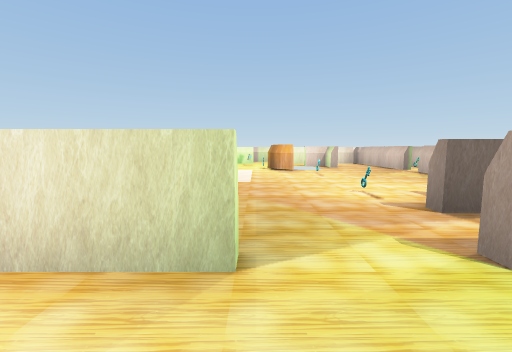
[1] (above)

17 first-person views from a walk through a scene from a Unity 3-D project. The camera is 1.3 m above the floor, tilts 6° down and sees 90° across. The floor is counted in squares, 2 m on a side. Each view is taken from the middle of a square. On the plan, view 1 faces up. The plan holds only what a view shows up to about 9 squares ahead; the rest is blank. The place goes on beyond the plan. The player character is not drawn.

[2]
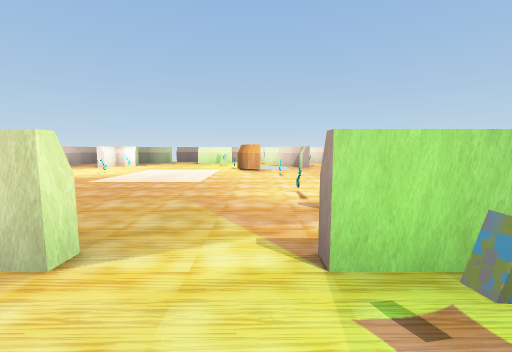

[3]
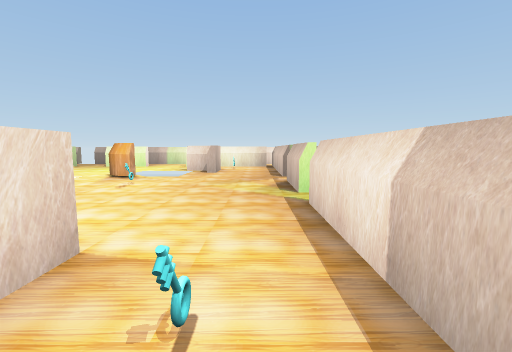

[4]
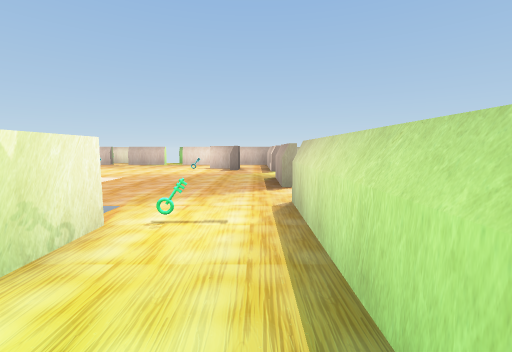

[5]
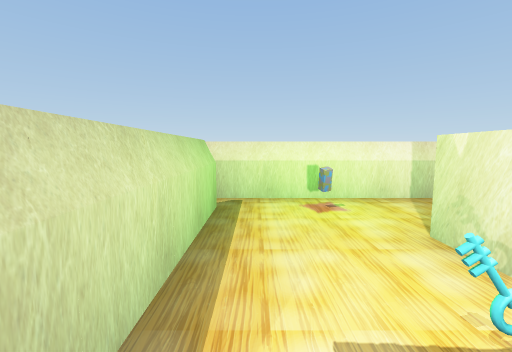

[6]
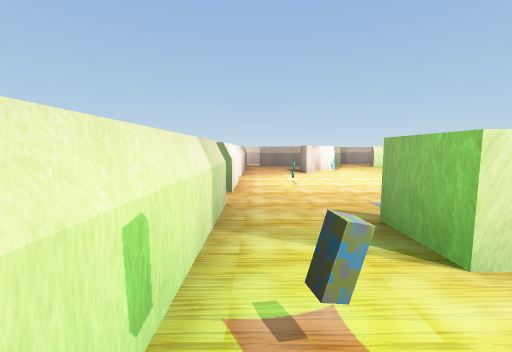

[7]
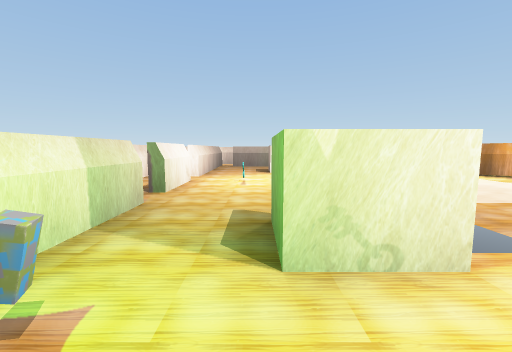

[8]
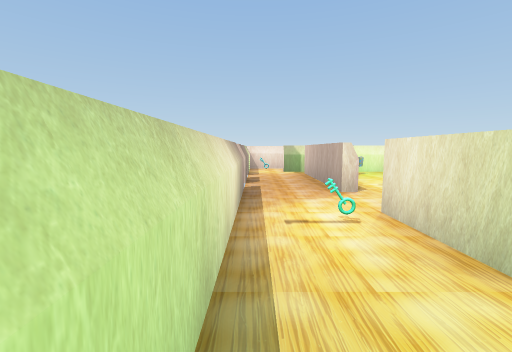

[9]
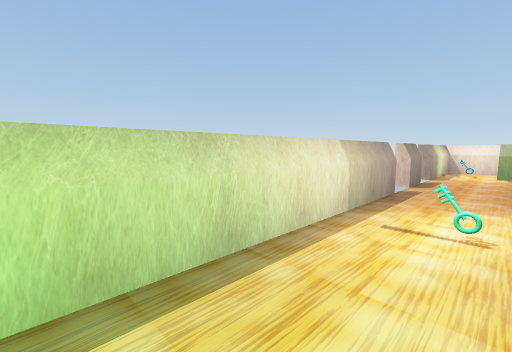

[10]
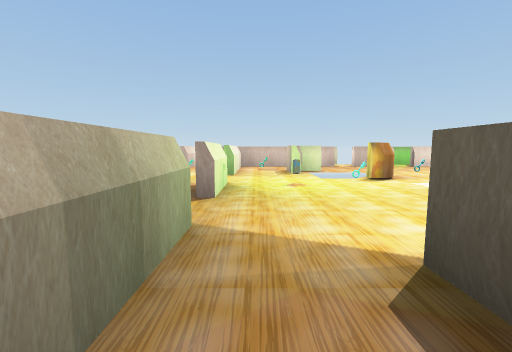

[11]
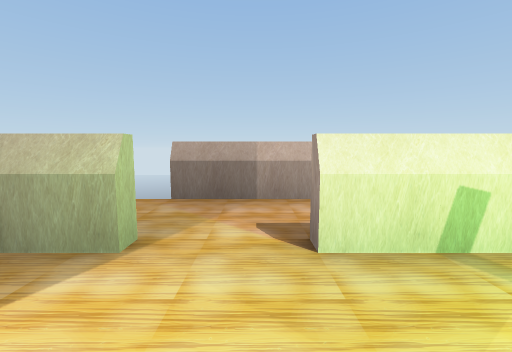

[12]
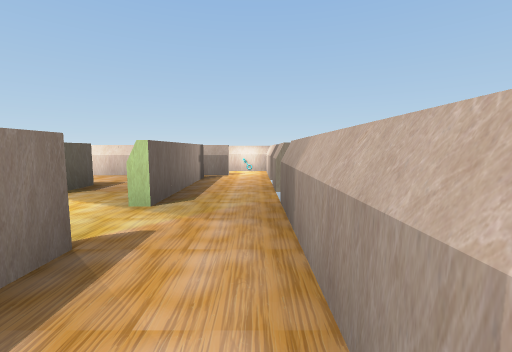

[13]
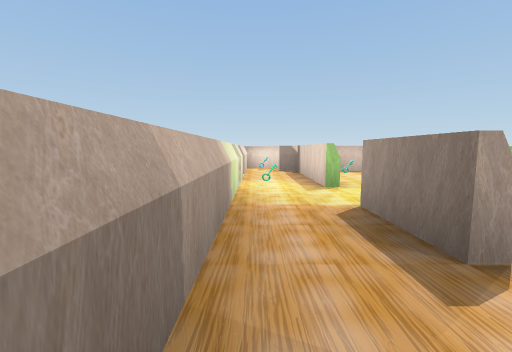

[14]
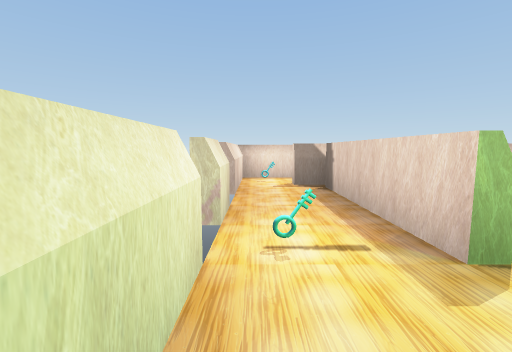

[15]
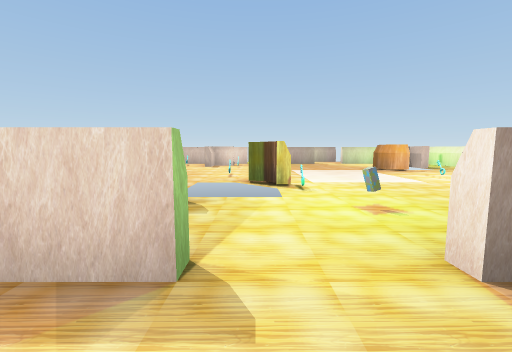

[16]
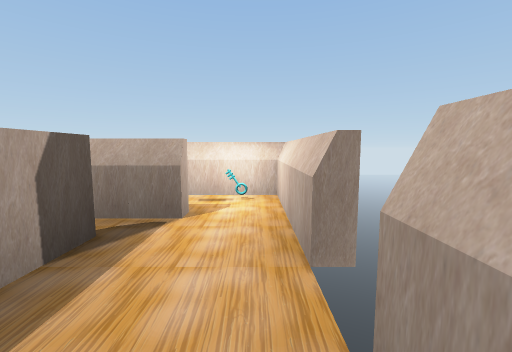

[17]
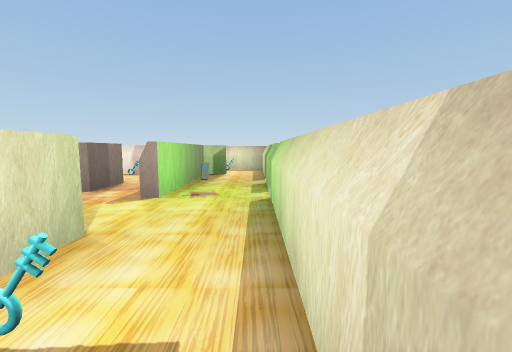

### Floor plan
Key: @ floor where view 1 was taken; # wall or solid block; x gap in a wall; . floor; v drop or lower ground; O other object.
Columns run from 8 left of view 1 to 6 right of it. Each row starts with its distance up from view 1.
 14  ## xx####v ##
 13 #O........O..O#
 12 ######.#..#####
 11  #.........O.#
 10  #.##...O.##.#
  9  #..O...Ovv..#
  8 ##.......Ov..O
  7  x.O.O. ..O..x
  6  x..... .....x
  5  #..vO.......
  4  #.#vv....O..#
  3  #O.O.....#.O#
  2  #...........#
  1 ######.O..O####
  0 #O......@.#####
 -1      x####

Positions as (right, up) in squares from view 1, and headings:
1: (0, 0), facing up
2: (1, 0), facing up
3: (4, 2), facing up
4: (-6, 2), facing right
5: (-3, 2), facing left
6: (-6, 2), facing up
7: (-5, 2), facing up
8: (1, 0), facing left
9: (1, 1), facing down-left
10: (-5, 11), facing right
11: (-2, 10), facing up
12: (0, 13), facing left
13: (-3, 13), facing right
14: (0, 13), facing right
15: (1, 13), facing down
16: (-4, 13), facing left
17: (-2, 0), facing right
